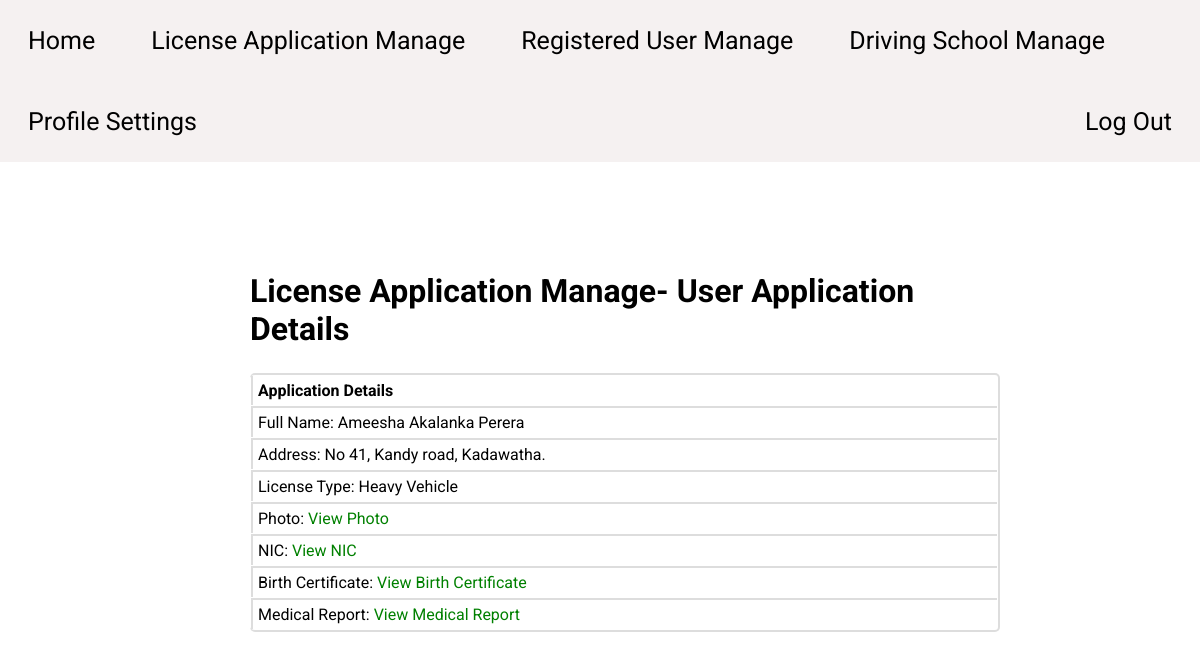
Page /php/admin-license-complete-application-view.php?application_id=10 (signed in) on the committed database.
### tables this page shows
CREATE TABLE `application` (
  `application_id` int(11) NOT NULL,
  `user_id` int(11) DEFAULT NULL,
  `full_name` varchar(50) DEFAULT NULL,
  `address` varchar(50) DEFAULT NULL,
  `license_type` varchar(30) DEFAULT NULL,
  `photo` varchar(100) DEFAULT NULL,
  `nic` varchar(100) DEFAULT NULL,
  `birth_certificate` varchar(100) DEFAULT NULL,
  `medical_report` varchar(100) DEFAULT NULL,
  `application_status` varchar(20) DEFAULT NULL
);

### php/admin-license-complete-application-view.php (the view, shortened to what this page needs)
<?php
    require "../includes/config.php";
    if(isset($_SESSION['admin_id'])){
        $application_id = $_GET['application_id'];
?>
<!DOCTYPE HTML>
<html>
<head>
    <link rel="stylesheet" href="https://cdnjs.cloudflare.com/ajax/libs/font-awesome/6.1.1/css/all.min.css" />
    <link rel = "stylesheet" type = "text/css" href = "../css/driving-school-main.css"/>
    <link rel = "stylesheet" type = "text/css" href = "../css/driving-school-package-manage.css"/>
    <link rel = "stylesheet" type = "text/css" href = "../css/admin-license-application-view.css"/>
</head>
<body>
    <?php include '../includes/admin-navigation.php'?>
    <div class="container">
        <h1 class="dashboard-table-heading">License Application Manage- User Application Details</h1>
        <div class="table-container">
            <?php
                $sql = "SELECT * FROM Application WHERE application_id = '$application_id'";
                $result = $conn->query($sql);
                if((!empty($result)) && ($result->num_rows > 0)){
            ?>
            <table>
                <thead>
                    <tr>
                        <th>Application Details</th>
                    </tr>
                </thead>
                <tbody>
                    <?php
                        $row = $result->fetch_assoc();
                    ?>
                    <tr>
                        <td>Full Name: <?php echo $row['full_name'];?></td>
                    </tr>
                    <tr>
                        <td>Address: <?php echo $row['address'] ?></td>
                    </tr>
                    <tr>
                        <td>License Type: <?php echo $row['license_type'] ?></td>
                    </tr>
                    <tr>
                        <td>Photo: <a href="<?php echo $row['photo'] ?>" target="_blank" class="a-remove">View Photo</a></td>
                    </tr>
                    <tr>
                        <td>NIC: <a href="<?php echo $row['nic'] ?>" target="_blank" class="a-remove">View NIC</a></td>
                    </tr>
                    <tr>
                        <td>Birth Certificate: <a href="<?php echo $row['birth_certificate'] ?>" target="_blank" class="a-remove">View Birth Certificate</a></td>
                    </tr>
                    <tr>
                        <td>Medical Report: <a href="<?php echo $row['medical_report'] ?>" target="_blank" class="a-remove">View Medical Report</a></td>
                    </tr>
                </tbody>
            </table>
            <?php
                }
            ?>
        </div>
    </div>
</body>
</html>
<?php
    }else{
        header('Location: ./admin.php');
    }
?>

### css/driving-school-main.css (style rules this page uses)
* { box-sizing: border-box; margin: 0; padding: 0; font-family: 'Roboto', sans-serif; }
.container { padding-top: 110px; padding-left: 200px; padding-right: 200px; margin-left: 50px; }
.dashboard-table-heading { padding-bottom: 25px; }
table { border: 2px solid #ddd; width: 100%; border-collapse: separate; border-left: 0; border-radius: 5px; border-spacing: 1px; }
thead { display: table-header-group; vertical-align: middle; border-color: inherit; border-collapse: separate; }
tr { display: table-row; vertical-align: inherit; border-color: inherit; }
th, td { padding: 5px; text-align: left; vertical-align: top; border-left: 2px solid #ddd; }
td { border-top: 2px solid #ddd; }
.a-remove { text-decoration: none; color: green; }

### rows in the picture
application: full_name "Ameesha Akalanka Perera", address "No 41, Kandy road, Kadawatha.", license_type "Heavy Vehicle"
